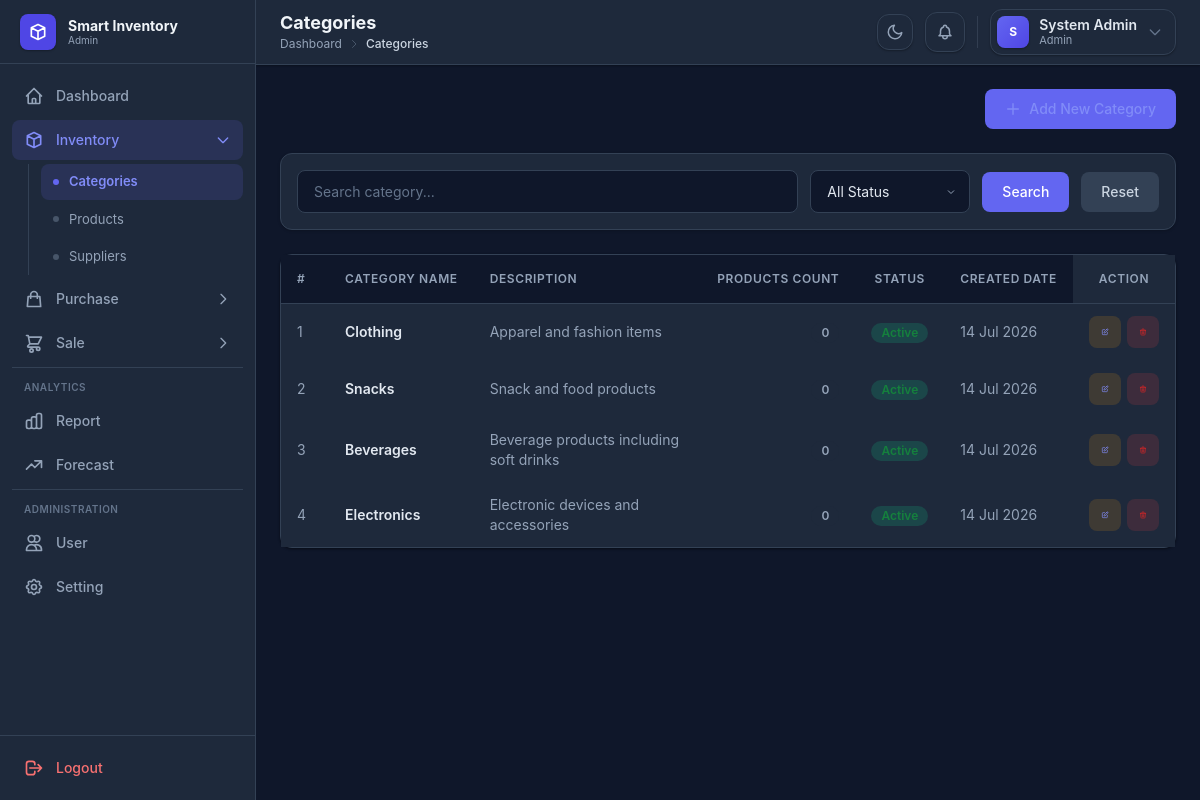
Screenshot of /categories/index.php (signed in) with the database file from the repository.
### tables this page shows
CREATE TABLE IF NOT EXISTS categories (
    id INT AUTO_INCREMENT PRIMARY KEY,
    name VARCHAR(100) NOT NULL UNIQUE,
    description TEXT,
    status ENUM('Active', 'Inactive') DEFAULT 'Active',
    created_at TIMESTAMP DEFAULT CURRENT_TIMESTAMP
);

### config/helpers.php (called while the page is built, shortened)
<?php
function executeQuery($conn, $sql, $params = [], $types = '') {
    if (empty($params)) {
        return mysqli_query($conn, $sql);
    }
    $stmt = $conn->prepare($sql);
    $stmt->execute();
    return $stmt->get_result();
}

### categories/index.php (the view, shortened to what this page needs)
<?php
include "../config/database.php";
include "../config/helpers.php";
$search = $_GET['search'] ?? '';
$where = "WHERE 1";
$params = [];
$types = "";
$sql = "SELECT c.*, COUNT(p.id) AS product_count FROM categories c LEFT JOIN products p ON c.id = p.category_id $where GROUP BY c.id ORDER BY c.id DESC";
$result = executeQuery($conn, $sql, $params, $types);
?>
<!DOCTYPE html>
<html lang="en">
<head>
    <script src="https://cdn.tailwindcss.com"></script>
    <link rel="stylesheet" href="../assets/css/style.css">
</head>
<body class="bg-gray-50 dark:bg-slate-900">
    <div class="flex min-h-screen">
        <?php include "../includes/sidebar.php"; ?>
        <div class="flex-1 flex flex-col min-w-0">
            <?php include "../includes/header.php"; ?>
            <main class="p-4 lg:p-6">
                <div class="flex justify-end mb-6">
                    <a href="add.php" class="btn btn-primary">
                        <svg class="w-4 h-4" fill="none" stroke="currentColor" viewBox="0 0 24 24">
                            <path stroke-linecap="round" stroke-linejoin="round" stroke-width="2" d="M12 4v16m8-8H4" />
                        </svg>
                        Add New Category
                    </a>
                </div>
                <form method="GET" class="filter-bar">
                    <input type="text" name="search" value="<?= htmlspecialchars($search) ?>" placeholder="Search category..." class="form-input w-auto flex-1">
                    <select name="status" class="form-input w-auto">
                        <option value="">All Status</option>
                    </select>
                    <button type="submit" class="btn btn-primary">Search</button>
                    <a href="index.php" class="btn btn-secondary">Reset</a>
                </form>
                <div class="card">
                    <div class="card-body p-0">
                        <div class="table-wrap">
                            <table class="data-table w-full">
                                <thead>
                                    <tr>
                                        <th class="w-12">#</th>
                                        <th>Category Name</th>
                                        <th>Description</th>
                                        <th class="num">Products Count</th>
                                        <th class="center">Status</th>
                                        <th>Created Date</th>
                                        <th class="center sticky right-0 bg-gray-50 z-10">Action</th>
                                    </tr>
                                </thead>
                                <tbody>
                                    <?php if ($result && mysqli_num_rows($result) > 0): ?>
                                        <?php $count = 1; ?>
                                        <?php while ($row = mysqli_fetch_assoc($result)): ?>
                                            <tr class="hover:bg-gray-50 transition-colors">
                                                <td class="text-gray-500 dark:text-gray-400"><?= $count++ ?></td>
                                                <td>
                                                    <p class="font-semibold text-gray-800 dark:text-gray-200"><?= htmlspecialchars($row['name']) ?></p>
                                                </td>
                                                <td class="text-gray-500 dark:text-gray-400 text-sm max-w-xs">
                                                    <?= !empty($row['description']) ? htmlspecialchars($row['description']) : '<span class="text-gray-300">—</span>' ?>
                                                </td>
                                                <td class="num">
                                                    <?php $pcount = (int)($row['product_count'] ?? 0); ?>
                                                    <?php if ($pcount > 0): ?>
                                                        <span class="inline-flex items-center px-2.5 py-0.5 rounded-full text-xs font-semibold bg-blue-100 text-blue-700">
                                                            <?= $pcount ?> product<?= $pcount !== 1 ? 's' : '' ?>
                                                        </span>
                                                    <?php else: ?>
                                                        <span class="inline-flex items-center px-2.5 py-0.5 rounded-full text-xs font-semibold bg-gray-100 text-gray-500 dark:text-gray-400">0</span>
                                                    <?php endif; ?>
                                                </td>
                                                <td class="center">
                                                    <?php if ($row['status'] === 'Active'): ?>
                                                        <span class="inline-flex items-center px-2.5 py-0.5 rounded-full text-xs font-semibold bg-green-100 text-green-700">Active</span>
                                                    <?php else: ?>
                                                        <span class="inline-flex items-center px-2.5 py-0.5 rounded-full text-xs font-semibold bg-red-100 text-red-700">Inactive</span>
                                                    <?php endif; ?>
                                                </td>
                                                <td class="text-gray-500 dark:text-gray-400 text-sm">
                                                    <?= date('d M Y', strtotime($row['created_at'])) ?>
                                                </td>
                                                <td class="center sticky right-0 bg-white z-10">
                                                    <div class="actions">
                                                        <a href="edit.php?id=<?= $row['id'] ?>" title="Edit" class="btn btn-sm inline-flex items-center justify-center w-8 h-8 rounded-lg bg-amber-50 text-amber-600 hover:bg-amber-100 transition-colors">
                                                            <svg class="w-4 h-4" fill="none" stroke="currentColor" viewBox="0 0 24 24"><path stroke-linecap="round" stroke-linejoin="round" stroke-width="2" d="M11 5H6a2 2 0 00-2 2v11a2 2 0 002 2h11a2 2 0 002-2v-5m-1.414-9.414a2 2 0 112.828 2.828L11.828 15H9v-2.828l8.586-8.586z"/></svg>
                                                        </a>
                                                        <button onclick="openDeleteModal(<?= $row['id'] ?>, '<?= htmlspecialchars(addslashes($row['name'])) ?>', 'index.php')" title="Delete" class="btn btn-sm inline-flex items-center justify-center w-8 h-8 rounded-lg bg-red-50 text-red-600 hover:bg-red-100 transition-colors">
                                                            <svg class="w-4 h-4" fill="none" stroke="currentColor" viewBox="0 0 24 24"><path stroke-linecap="round" stroke-linejoin="round" stroke-width="2" d="M19 7l-.867 12.142A2 2 0 0116.138 21H7.862a2 2 0 01-1.995-1.858L5 7m5 4v6m4-6v6m1-10V4a1 1 0 00-1-1h-4a1 1 0 00-1 1v3M4 7h16"/></svg>
                                                        </button>
                                                    </div>
                                                </td>
                                            </tr>
                                        <?php endwhile; ?>
                                    <?php endif; ?>
                                </tbody>
                            </table>
                        </div>
                    </div>
                </div>
            </main>
        </div>
    </div>
    <?php include "../includes/footer.php"; ?>
</body>
</html>

### rows the page displays
categories: name "Clothing", description "Apparel and fashion items", status "Active", created_at "14 Jul 2026"
categories: name "Snacks", description "Snack and food products", status "Active", created_at "14 Jul 2026"
categories: name "Beverages", description "Beverage products including soft drinks", status "Active", created_at "14 Jul 2026"
categories: name "Electronics", description "Electronic devices and accessories", status "Active", created_at "14 Jul 2026"

### other values shown
$role "Admin"
$label "Categories Products Suppliers"
$page_title "Categories"
$part "Dashboard"
$part "Categories"
substr($name, 0, 1) "S"
$name "System Admin"
